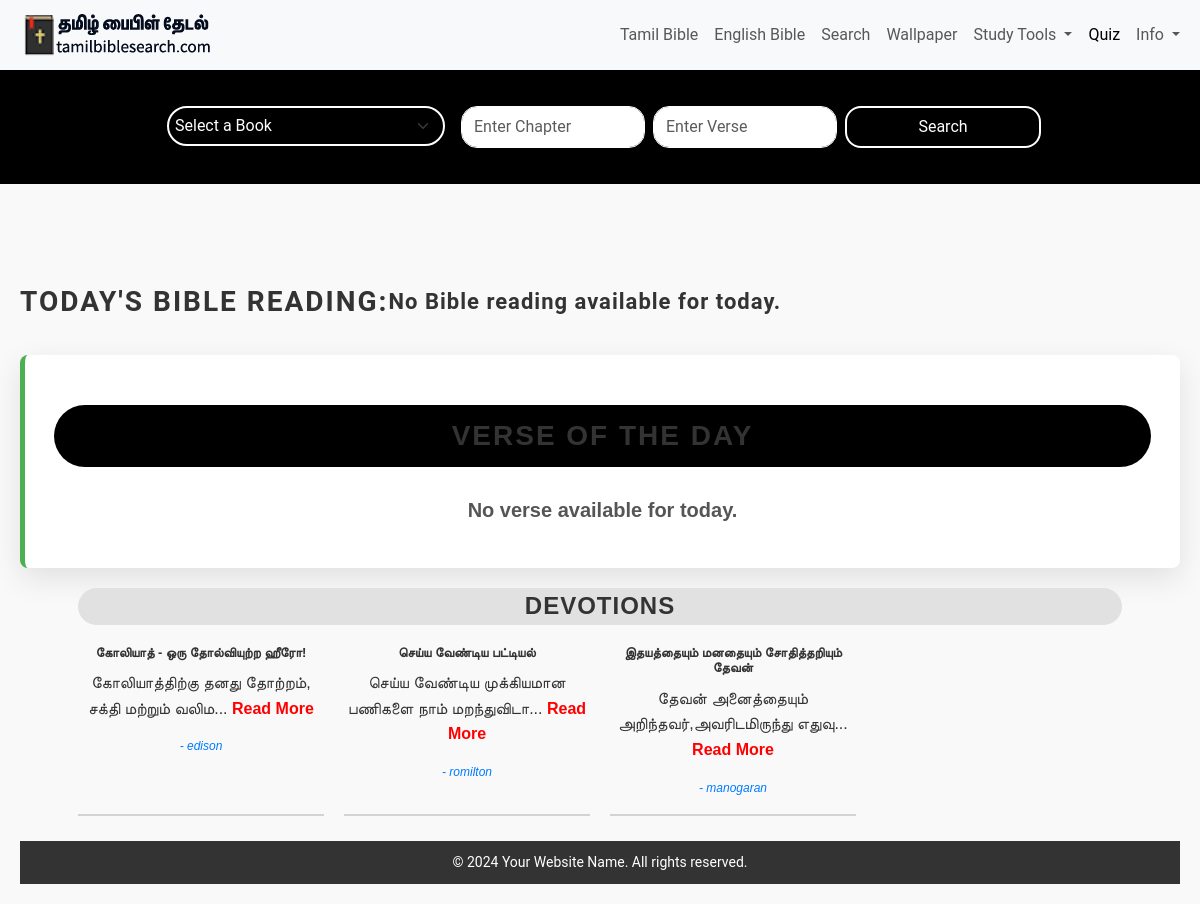
/, run on an earlier commit of the app's database.
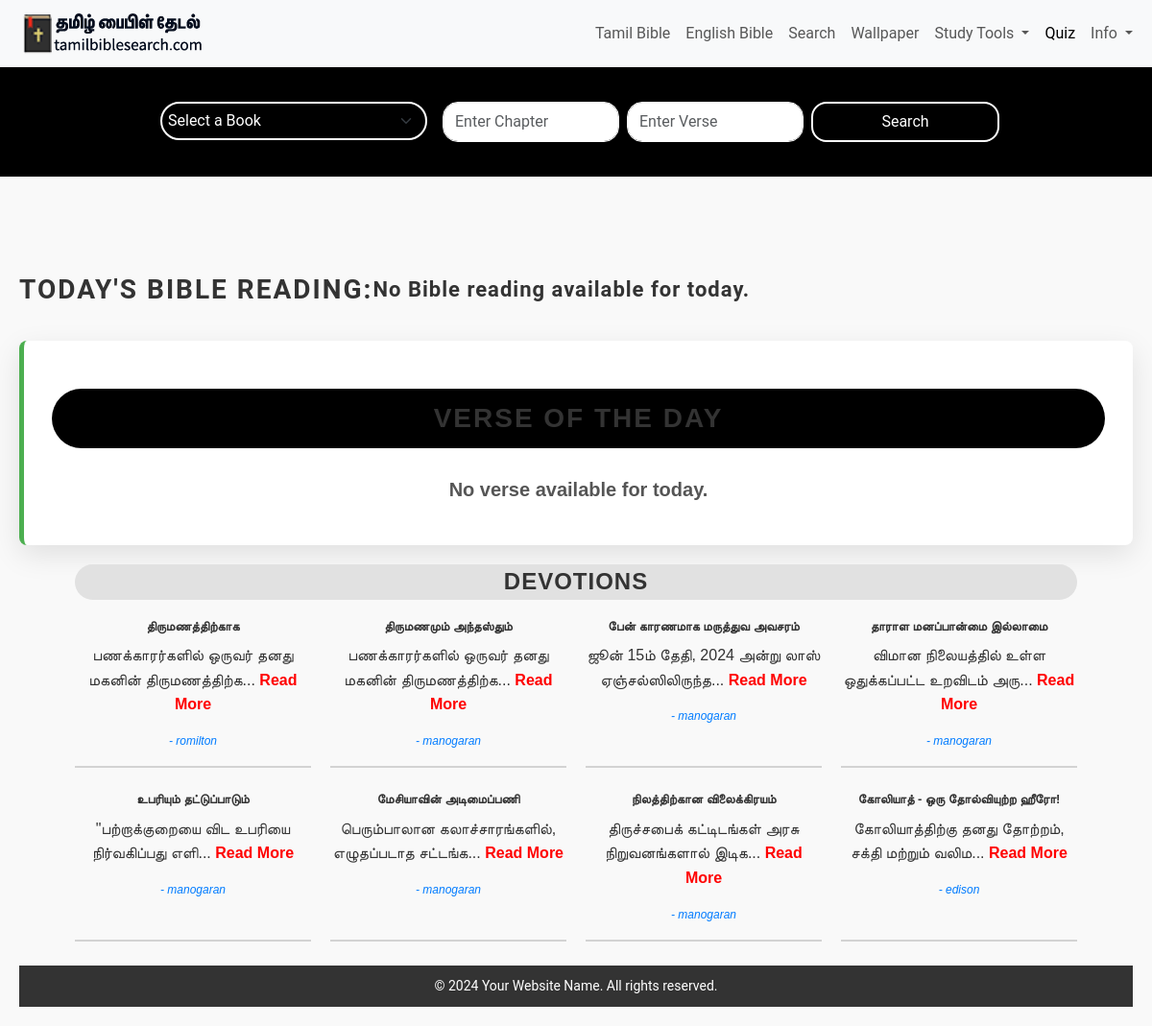
And on a later commit of the database.
### myapp/models.py (models this page shows, shortened)
class Authormessage(models.Model):
    title = models.CharField(max_length=100)
    url = models.CharField(max_length=100)
    author = models.ForeignKey('Author', on_delete=models.CASCADE, related_name='bible_references')
    select_tag = models.ManyToManyField('TaxonomyBibleStudy', related_name='selected_tags')
    tamil_bible_message = RichTextField(null=True, blank=True)
    view_count = models.IntegerField(default=0)  # Field to track view count

class Author(models.Model):
    add_author = models.CharField(max_length=100)

### myapp/views.py (the view, shortened to what this page needs)
# urls.py: path('', views.index, name='index'),
def index(request):
    books = BibleDb.objects.values('tamilname').distinct()
    old_test = OldTestamentBook.objects.all()
    new_test = NewTestamentBook.objects.all()
    bookschapter = []
    for i in old_test:
        bookschapter.append(i.booknametamil)
    for j in new_test:
        bookschapter.append(j.booknametamil)
    today = date.today()
    daily_verse = None
    bible_reading = None
    try:
        daily_verse = Verse_of_the_day.objects.get(date=today)
    except Verse_of_the_day.DoesNotExist:
        daily_verse = None  # or set a default value if necessary
    try:
        bible_reading = Daily_bible_reading.objects.get(date=today)
    except Daily_bible_reading.DoesNotExist:
        bible_reading = None  # or set a default value if necessary
    sermons = Authormessage.objects.all().order_by('-id')[:8]
    book_names = BibleDb.objects.values_list('bookname', flat=True).distinct()
    return render(request, 'index.html', {
        'book_names': book_names,
        'bookschapter': bookschapter,
        'books': books,
        'daily_verse': daily_verse,
        'bible_reading': bible_reading,
        'sermons': sermons,
    })

### myapp/templates/index.html (shortened to what this page needs)
{% extends 'base.html' %}
{% load static %}
{% block content %}
<head>
</head>
<body>
    <div class="container">
        <div style="display: flex; align-items: center; margin-bottom: 20px; font-family: 'Roboto', sans-serif;">
            <h1
                style="font-size: 28px; color: #333; margin-bottom: 15px; font-weight: bold; text-align: center; text-transform: uppercase; letter-spacing: 2px; transition: color 0.3s ease;">
                Today's Bible Reading:
            </h1>
            {% if bible_reading %}
            <p
                style="font-size: 22px; color: #333; font-weight: bold; letter-spacing: 1px; transition: color 0.3s ease;">
                {{ bible_reading.tamilname }} ({{ bible_reading.bookname }}) {{ bible_reading.chapter }}
            </p>
            {% else %}
            <p
                style="font-size: 22px; color: #333; font-weight: bold; letter-spacing: 1px; transition: color 0.3s ease;">
                No Bible reading available for today.
            </p>
            {% endif %}
        </div>
        <div class="verse-of-the-day"
            style="background-color: #fff; border-left: 5px solid #4CAF50; padding: 30px; margin: 20px 0; font-family: 'Arial', sans-serif; box-shadow: 0 10px 30px rgba(0, 0, 0, 0.1); display: flex; flex-direction: column; border-radius: 8px; transition: transform 0.3s ease, box-shadow 0.3s ease;">
            <h1
                style="font-size: 28px; color: #333; margin-bottom: 15px; font-weight: bold; text-align: center; text-transform: uppercase; letter-spacing: 2px; transition: color 0.3s ease;">
                Verse of the Day
            </h1>
            {% if daily_verse %}
            <p
                style="font-size: 20px; color: #555; line-height: 1.8; font-weight: 700; text-align: center; transition: color 0.3s ease;">
                {{ daily_verse.tamilname }} ({{ daily_verse.bookname }}) {{ daily_verse.chapter }}:{{daily_verse.versecount }}
            </p><br>
            <p><strong>{{ daily_verse.verse }}</strong></p><br>
            <p><strong>{{ daily_verse.kjv }}</strong></p>
            {% else %}
            <p style="font-size: 20px; color: #555; text-align: center; font-weight: 700; transition: color 0.3s ease;">
                No verse available for today.
            </p>
            {% endif %}
        </div>
        <div style="width: 90%; margin: 0 auto; font-family: Arial, sans-serif;">
            <h1
                style="text-align: center; font-size: 24px; color: #333;background: #e1e1e1;border-radius: 35px;text-align: center;padding: 4px;">
                Devotions</h1>
            <div style="display: grid; grid-template-columns: repeat(4, 1fr); gap: 20px;">
                {% for sermon in sermons %}
                <div
                    style="text-align: center;border-bottom: 2px solid lightgray;text-align: center;    margin-top: 5px;">
                    <h2 style="font-size: 13px; color: #333; font-weight: bold; margin-bottom: 10px;">{{ sermon.title }}
                    </h2>
                    <p style="font-size: 14px; color: #555; line-height: 1.5; margin-bottom: 10px;">
                        {{ sermon.tamil_bible_message|safe|slice:":50" }}...
                        <a href="{% url 'sermon_detail' sermon.url %}"
                            style="color: red; text-decoration: none; font-weight: bold;">Read More</a>
                    </p>
                    <p style="font-size: 12px; color: #007BFF; font-style: italic; margin-top: 10px;">- {{ sermon.author.add_author }}</p>
                </div>
                {% empty %}
                <p style="grid-column: span 4; text-align: center; font-size: 16px; color: #777;">No devotions
                    available.</p>
                {% endfor %}
            </div>
        </div>
        <br>
        <footer>
            <div class="footer-bottom">
                <p>&copy; 2024 Your Website Name. All rights reserved.</p>
            </div>
        </footer>
        {% endblock %}

What changed in the data, as far as the page shows it:
no longer on this page (row unchanged): Authormessage: title "செய்ய வேண்டிய பட்டியல்", tamil_bible_message "செய்ய வேண்டிய முக்கியமான பணிகளை நாம் மறந்துவிடா", author.add_author "romilton"
no longer on this page (row unchanged): Authormessage: title "இதயத்தையும் மனதையும் சோதித்தறியும் தேவன்", tamil_bible_message "தேவன் அனைத்தையும் அறிந்தவர்,அவரிடமிருந்து எதுவு", author.add_author "manogaran"
added Authormessage: title "திருமணத்திற்காக", tamil_bible_message "பணக்காரர்களில் ஒருவர் தனது மகனின் திருமணத்திற்க", author.add_author "romilton"
added Authormessage: title "திருமணமும் அந்தஸ்தும்", tamil_bible_message "பணக்காரர்களில் ஒருவர் தனது மகனின் திருமணத்திற்க", author.add_author "manogaran"
added Authormessage: title "பேன் காரணமாக மருத்துவ அவசரம்", tamil_bible_message "ஜூன் 15ம் தேதி, 2024 அன்று லாஸ் ஏஞ்சல்ஸிலிருந்த", author.add_author "manogaran"
added Authormessage: title "தாராள மனப்பான்மை இல்லாமை", tamil_bible_message "விமான நிலையத்தில் உள்ள ஒதுக்கப்பட்ட உறவிடம் அரு", author.add_author "manogaran"
added Authormessage: title "உபரியும் தட்டுப்பாடும்", tamil_bible_message "\"பற்றாக்குறையை விட உபரியை நிர்வகிப்பது எளி", author.add_author "manogaran"
added Authormessage: title "மேசியாவின் அடிமைப்பணி", tamil_bible_message "பெரும்பாலான கலாச்சாரங்களில், எழுதப்படாத சட்டங்க", author.add_author "manogaran"
added Authormessage: title "நிலத்திற்கான விலைக்கிரயம்", tamil_bible_message "திருச்சபைக் கட்டிடங்கள் அரசு நிறுவனங்களால் இடிக", author.add_author "manogaran"
